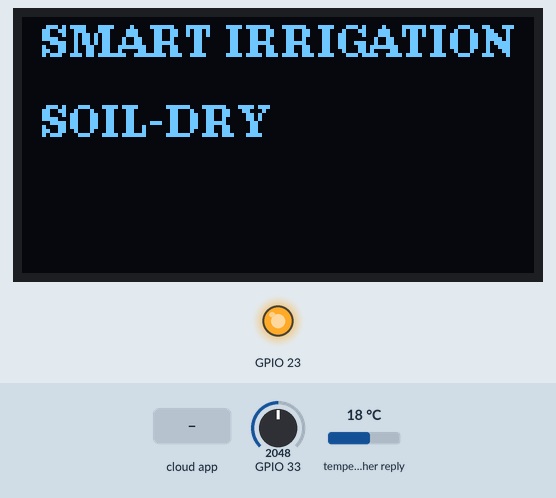
A sketch run on a simulated ESP32. Parts: 128×64 one-colour display, output pins drawn as LEDs (lit = HIGH). The test bench sets the inputs (shaded band); at power-on: temperature in the weather reply 18 °C, GPIO 33 = 2048. WiFi joins after 1.5 s; servers stay silent unless stated; web services answer with replies made up by the test bench; what the sketch prints to the serial monitor is not drawn.

Above: at 3.2 s.
3.3 s: temperature in the weather reply set to 23 °C
11.8 s: temperature in the weather reply set to 26 °C
At 19.2 s:
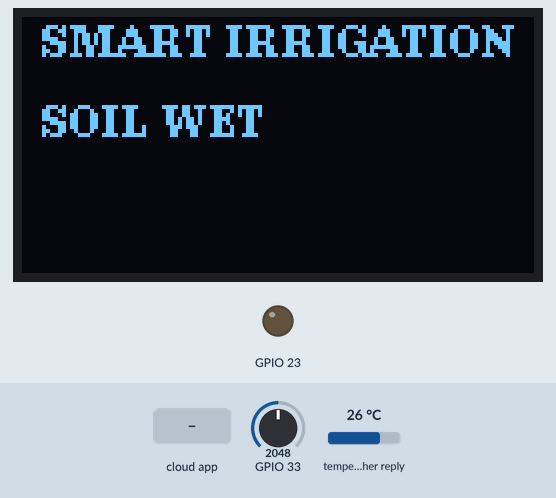
20.4 s: the phone or cloud app sets WATERSUPPLY to 1
At 20.74 s:
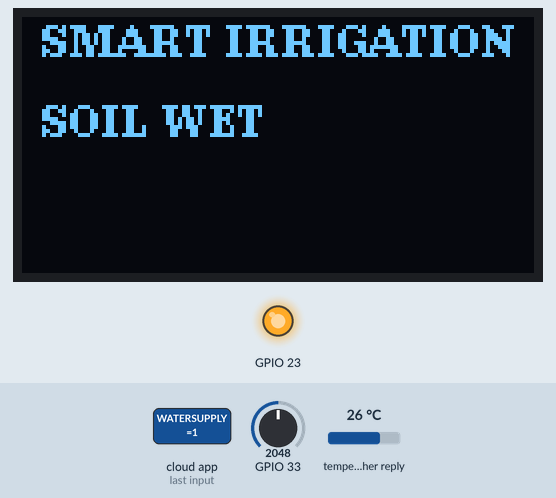
24.5 s: GPIO 33 set to 1066
38.5 s: GPIO 33 set to 946
Timing chart, 0 to 41.5 s (numbered marks = the images above; inputs shaded):
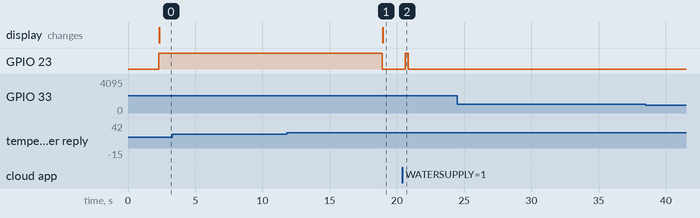

Measured:
- the behaviour switches between 24 and 25 °C on temperature in the weather reply (found by bisection; images 0 and 1)
- after the input at 11.8 s, GPIO 23: HIGH → LOW after 7.1 s; the display: changes after 7.2 s (image 1)
- after the input at 20.4 s, GPIO 23: LOW → HIGH after 0.21 s, → LOW 0.24 s later
- after the input at 24.5 s, every drawn part: stays the same
- after the input at 38.5 s, every drawn part: stays the same

The sketch:

SMART_IRRIGATION_2.ino
```cpp
#define THINGER_SERIAL_DEBUG
#include <WiFi.h>
#include <HTTPClient.h>
#include <ArduinoJson.h>
#include <Arduino.h>
#include <U8g2lib.h>

#ifdef U8X8_HAVE_HW_SPI
#include <SPI.h>
#endif
#ifdef U8X8_HAVE_HW_I2C+
#include <Wire.h>
#endif
U8G2_SSD1306_128X64_NONAME_1_SW_I2C u8g2(U8G2_R0, /* clock=*/ 22, /* data=*/ 21, /* reset=*/ U8X8_PIN_NONE); //ESP32 oled
#include <ThingerESP32.h>
#define USERNAME "Thingerio_username"
#define DEVICE_ID "Device_name"
#define DEVICE_CREDENTIAL "Device_passkey"
#define SSID "network_name"
#define SSID_PASSWORD "network_passkey"
ThingerESP32 thing(USERNAME, DEVICE_ID, DEVICE_CREDENTIAL);
int rawvalue;
const char* apiKey = "WEATHERAPI_KEY";
float temperature;
//int humid=2047;
//int wet=716;
void setup() {

// put your setup code here, to run once:
Serial.begin(115200);
u8g2.begin();
pinMode(33, INPUT);
pinMode(23,OUTPUT);
pinMode(21,OUTPUT);
thing.add_wifi(SSID,SSID_PASSWORD);
thing["WATERSUPPLY"]<<digitalPin(23);
thing["SOIL"] >> [](pson& out)
{
out=rawvalue;
};
 WiFi.begin(SSID,SSID_PASSWORD );
  Serial.println("Connecting to WiFi");

  while (WiFi.status() != WL_CONNECTED) {
    delay(1000);
    Serial.println("Connecting...");
  }
  Serial.println("Connected to WiFi");

}
void getWeather() {
  HTTPClient http;
  String url = "http://api.openweathermap.org/data/2.5/weather?q=chennai&appid=" + String(apiKey)+"&units=metric";

  Serial.print("Getting weather data from: ");
  Serial.println(url);

  http.begin(url);
  int httpCode = http.GET();

  if (httpCode > 0) {
    if (httpCode == HTTP_CODE_OK) {
      String payload = http.getString();
      Serial.println(payload);

      // Parse JSON
      DynamicJsonDocument doc(1024);
      deserializeJson(doc, payload);

      temperature = doc["main"]["temp"];
      Serial.print("Temperature: ");
      Serial.println(temperature);
    }
  }
  else {
    Serial.println("Error on HTTP request");
  }

  http.end();
}
void oled_display(const char* msg){
  //u8g2.clearBuffer(); // clear the internal memory
  u8g2.setFont(u8g2_font_ncenB08_tr); // choose a suitable font
  u8g2.firstPage();
  do{
    u8g2.drawStr(5,10,"SMART IRRIGATION");
  u8g2.drawStr(5,30,msg);  // write something to the internal memory
  }
  while(u8g2.nextPage());
delay(50);
}
void motorOn3()
{
  digitalWrite(23,HIGH);
  Serial.println("MOTOR ON");
  Serial.print("RAWVALUE:");
  Serial.println(rawvalue);
  oled_display("SOIL-DRY");
  Serial.println("SOIL-DRY");
  delay(10000);
}
void motorOn2()
{
  digitalWrite(23,HIGH);
  Serial.println("MOTOR ON");
  Serial.print("RAWVALUE:");
  Serial.println(rawvalue);
  oled_display("SOIL-DRY");
  Serial.println("SOIL-DRY");
  delay(8000);
}
void motorOn1()
{
  digitalWrite(23,HIGH);
  Serial.println("MOTOR ON");
  Serial.print("RAWVALUE:");
  Serial.println(rawvalue);
  oled_display("SOIL-DRY");
  Serial.println("SOIL-DRY");
  delay(5000);
}
void motorOff(){
  digitalWrite(23,LOW);
  Serial.println("MOTOR OFF");
  Serial.print("RAWVALUE");
  Serial.println(rawvalue);
  oled_display("SOIL WET");
  Serial.println("SOIL-WET");
}
void loop()
{
// put your main code here, to run repeatedly:
thing.handle();
getWeather();
rawvalue=analogRead(33);
digitalWrite(23,LOW);

if(temperature>=25){
  if(rawvalue >=3000)
  {
    motorOn3();
}

 else{
   motorOff();
 }
}
else if(temperature>=15){
   if(rawvalue>=2000)
      {
       motorOn2();
     }
   else
    {
      motorOff();
    }
  }
else{
  if(rawvalue>=1000)
      {
        motorOn1();
     }
   else
    {
      motorOff();
     }
  }
}
```
